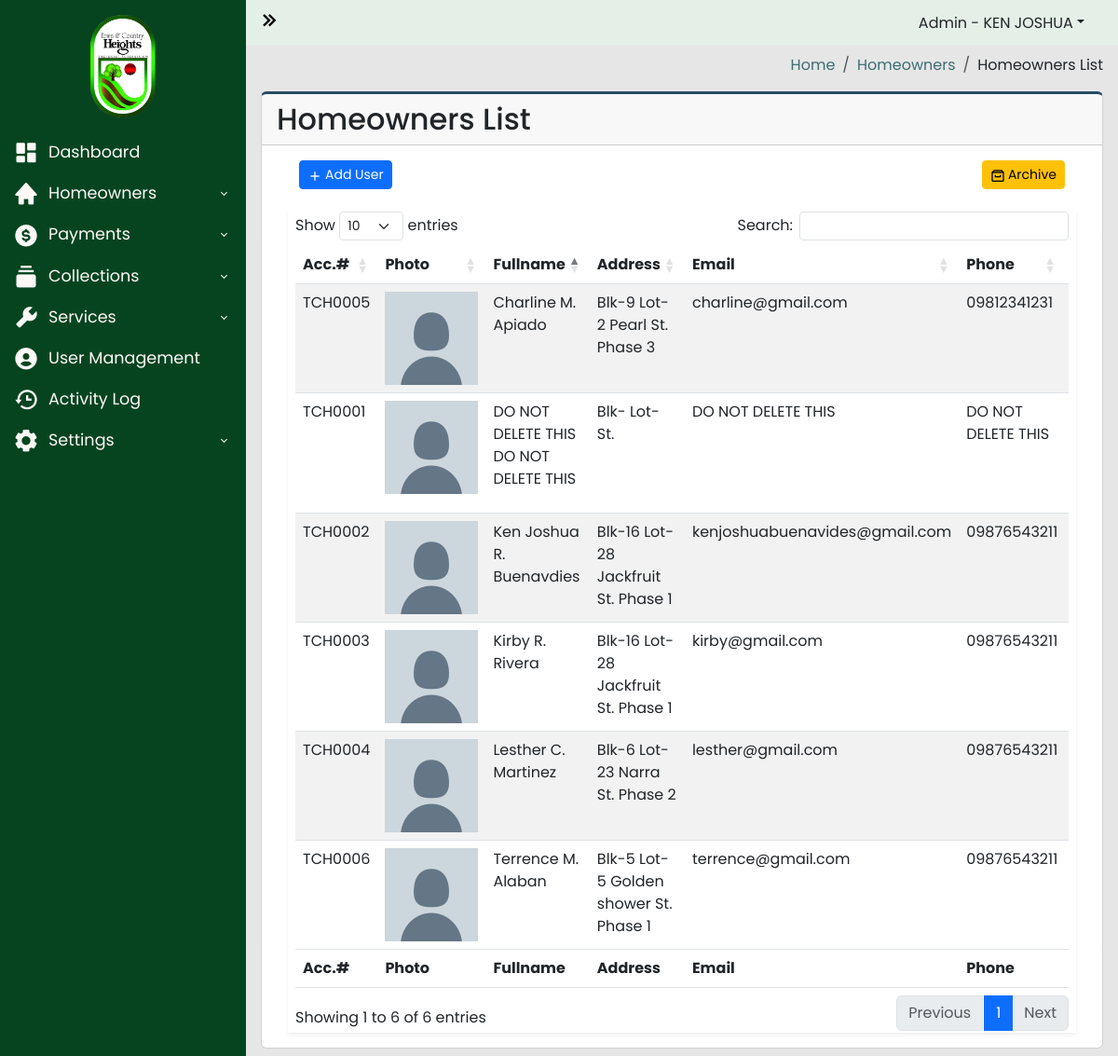
Before: /admin-panel/homeowners.php (signed in) with the older database file.
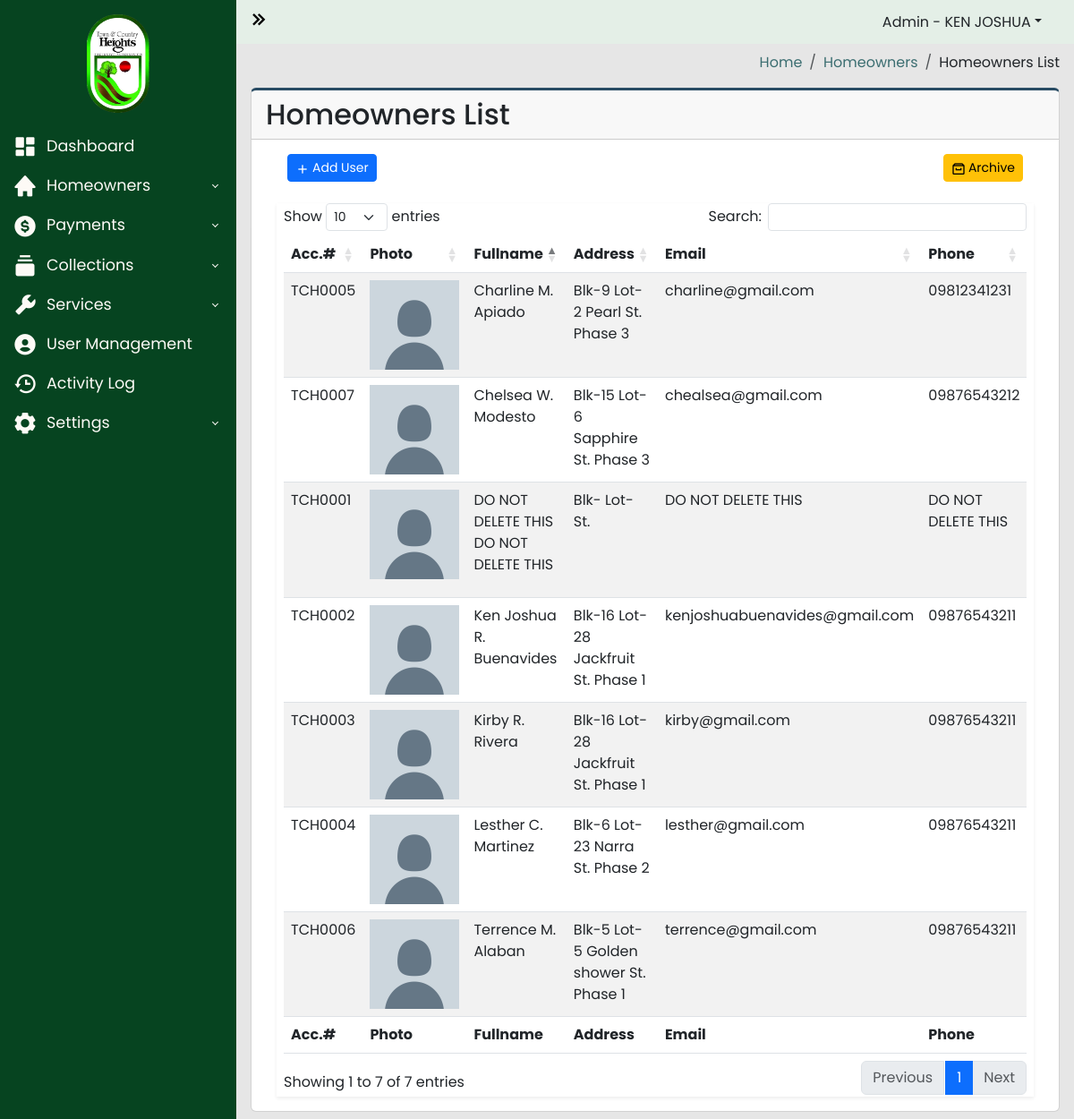
After: the same page with the newer database file.
### tables this page shows
CREATE TABLE `homeowners_users` (
  `id` int(100) NOT NULL,
  `account_number` varchar(100) NOT NULL,
  `username` varchar(100) NOT NULL,
  `password` varchar(100) NOT NULL,
  `firstname` varchar(100) NOT NULL,
  `lastname` varchar(100) NOT NULL,
  `middle_initial` varchar(100) NOT NULL,
  `email` varchar(100) NOT NULL,
  `phone_number` varchar(100) NOT NULL,
  `blk` varchar(100) NOT NULL,
  `lot` varchar(100) NOT NULL,
  `street` varchar(100) NOT NULL,
  `phase` varchar(100) NOT NULL,
  `status` varchar(100) NOT NULL,
  `position` varchar(255) NOT NULL,
  `date_created` datetime NOT NULL,
  `archive` varchar(255) NOT NULL DEFAULT 'ACTIVE',
  `token` varchar(255) NOT NULL
);

### admin-panel/homeowners.php (the view, shortened to what this page needs)
<?php
require_once("../includes/header.php");
?>
<?php
$server = new Server;
$server->adminAuthentication();
?>
<body>
	<div class="wrapper">
		<?php
		require_once("../includes/sidebar.php");
		?>
		<div class="main">
			<?php
			require_once("../includes/navbar.php");
			?>
			<main class="content px-3 py-2">
				<section class="content-header d-flex justify-content-end align-items-center mb-3">
					<ol class="breadcrumb mb-0">
						<li class="breadcrumb-item"><a href="#">Home</a></li>
						<li class="breadcrumb-item"><a href="#">Homeowners</a></li>
						<li class="breadcrumb-item">Homeowners List</li>
					</ol>
				</section>
				<div class="card card-border">
					<div class="card-header">
						<h2>Homeowners List</h2>
					</div>
					<div class="card-body">
						<div class="container-fluid">
							<section class="main-content">
								<div class="row">
									<div class="col-xs-12">
										<div class="box">
											<div class="header-box container-fluid  align-items-center">
												<div class="row">
													<div class="col">
														<a href="#addHomeowners" data-bs-toggle="modal" class="btn btn-primary btn-sm btn-flat"><i class='bx bx-plus bx-xs bx-tada-hover'></i>Add User</a>
													</div>
													<div class="col d-flex justify-content-end">
														<a href="../admin-panel/homeowners_archive_list.php" class="btn btn-warning btn-sm btn-flat"><i class='bx bx-archive bx-xs bx-tada-hover'></i>Archive</a>
													</div>
												</div>
											</div>
											<div class="body-box shadow-sm">
												<div class="table-responsive mx-2">
													<table id="homeownersTable" class="table table-striped" style="width:100%">
														<thead>
															<tr>
																<th width="5%">Acc.#</th>
																<th width="10%">Photo</th>
																<th width="20%">Fullname</th>
																<th width="30%">Address</th>
																<th width="10%">Email</th>
																<th width="10%">Phone</th>
																<th width="10%">Status</th>
															</tr>
														</thead>
														<tbody>
															<?php
															$ACTIVE = "ACTIVE";
															$query = "SELECT * FROM homeowners_users WHERE archive = :ACTIVE";
															$data = ["ACTIVE" => $ACTIVE];
															$connection = $server->openConn();
															$stmt = $connection->prepare($query);
															$stmt->execute($data);
															while ($result = $stmt->fetch()) {
																$account_number = $result['account_number'];
																$firstname = $result['firstname'];
																$lastname = $result['lastname'];
																$middle_initial = $result['middle_initial'];
																$blk = $result['blk'];
																$lot = $result['lot'];
																$street = $result['street'];
																$phase = $result['phase'];
																$email = $result['email'];
																$phone_number = $result['phone_number'];
															?>
																<tr>
																	<td><?php echo $account_number; ?></td>
																	<td>
																		<div class="profile-container"><img class="profile-image" src="../uploads/default-profile.png"></div>
																	</td>
																	<td>
																		<?php
																		echo $firstname . " " . $middle_initial . " " . $lastname . "</p>";
																		?>
																	</td>
																	<td><?php echo "Blk-" . $blk . " Lot-" . $lot . " " . $street . " St. " . $phase; ?></td>
																	<td><?php echo $email; ?></td>
																	<td><?php echo $phone_number; ?></td>
																	<td>
																	</td>
																</tr>
															<?php
															}
															?>
														</tbody>
														<tfoot>
															<tr>
																<th width="5%">Acc.#</th>
																<th width="10%">Photo</th>
																<th width="20%">Fullname</th>
																<th width="30%">Address</th>
																<th width="10%">Email</th>
																<th width="10%">Phone</th>
																<th width="10%">Status</th>
															</tr>
														</tfoot>
													</table>
												</div>
											</div>
										</div>
									</div>
								</div>
							</section>
						</div>
					</div>
				</div>
			</main>
		</div>
	</div>
	<?php
	include("../includes/footer.php");
	?>

### includes/header.php (shortened to what this page needs)
<!DOCTYPE html>
<html lang="en">
<head>
  <link href="https://cdn.jsdelivr.net/npm/bootstrap@5.3.2/dist/css/bootstrap.min.css" rel="stylesheet">
  <link rel="stylesheet" href="https://cdnjs.cloudflare.com/ajax/libs/twitter-bootstrap/5.3.0/css/bootstrap.min.css">
  <link rel="stylesheet" href="https://cdn.datatables.net/1.13.7/css/dataTables.bootstrap5.min.css">
  <link rel="stylesheet" type="text/css" href="https://cdn.jsdelivr.net/npm/daterangepicker/daterangepicker.css" />
  <link href="https://unpkg.com/boxicons@2.1.4/css/boxicons.min.css" rel="stylesheet" />
  <link rel="stylesheet" href="../styles/yearpicker.css" />
  <link rel="stylesheet" href="../styles/general.css">
  <link rel="stylesheet" href="../styles/admin-dashboard.css">
  <link rel="stylesheet" href="../styles/login.css">
  <link rel="stylesheet" href="../styles/signup.css">
</head>

### includes/sidebar.php (shortened to what this page needs)
<aside id="sidebar" class="">
  <div class="">
    <div class="sidebar-logo">
      <a href="../admin-panel/dashboard.php"><img class="logo-img" src="../img/logo.png" alt=""></a>
    </div>
    <ul class="sidebar-nav">
      <li class="sidebar-item">
        <div class="d-grid">
          <button class="btn dashboard-btn btn-sidebar btn-dashboard">
            <a href="../admin-panel/dashboard.php" class="sidebar-link "><i class="bx bxs-dashboard bx-tada-hover"></i>Dashboard</a>
          </button>
        </div>
      </li>
      <li class="sidebar-item">
        <div class="d-grid">
          <button class="btn btn-sidebar btn-dashboard-dropdown btn-homeowners">
            <a href="#" class="sidebar-link collapsed" type="button" data-bs-toggle="collapse" data-bs-target="#sidebar-dropdown-homeowners"><i class="bx bxs-home bx-tada-hover"></i>Homeowners</i></a>
          </button>
        </div>
      </li>
      <li class="sidebar-item">
        <div class="d-grid">
          <button class="btn btn-sidebar btn-dashboard-dropdown">
            <a href="#" class="sidebar-link collapsed sidebar-dropdown-btn" type="button" data-bs-toggle="collapse" data-bs-target="#sidebar-dropdown-payments"><i class="bx bxs-dollar-circle bx-tada-hover"></i>Payments</a>
          </button>
        </div>
      </li>
      <li class="sidebar-item">
        <div class="d-grid">
          <button class="btn btn-sidebar btn-dashboard-dropdown">
            <a href="#" class="sidebar-link collapsed sidebar-dropdown-btn" data-bs-toggle="collapse" data-bs-target="#sidebar-dropdown-collections"><i class="bx bxs-collection bx-tada-hover"></i>Collections</a>
          </button>
        </div>
      </li>
      <li class="sidebar-item">
        <div class="d-grid">
          <button class="btn btn-sidebar btn-dashboard-dropdown">
            <a href="#" class="sidebar-link collapsed sidebar-dropdown-btn" data-bs-toggle="collapse" data-bs-target="#sidebar-dropdown-services"><i class="bx bxs-wrench bx-tada-hover"></i>Services</a>
          </button>
        </div>
      </li>
      <li class="sidebar-item">
        <div class="d-grid">
          <button class="btn user-btn btn-sidebar btn-dashboard">
            <a href="../admin-panel/user.php" class="sidebar-link "><i class="bx bxs-user-circle bx-tada-hover"></i>User Management</a>
          </button>
        </div>
      </li>
      <li class="sidebar-item">
        <div class="d-grid">
          <button class="btn btn-sidebar btn-dashboard-dropdown">
            <a href="../admin-panel/activity-log.php" class="sidebar-link collapsed sidebar-dropdown-btn"><i class="bx bx-history bx-tada-hover"></i>Activity Log</a>
          </button>
        </div>
      </li>
      <li class="sidebar-item">
        <div class="d-grid">
          <button class="btn btn-sidebar btn-dashboard-dropdown">
            <a href="#" class="sidebar-link collapsed sidebar-dropdown-btn" data-bs-toggle="collapse" data-bs-target="#sidebar-dropdown-settings"><i class="bx bxs-cog bx-tada-hover"></i>Settings</a>
          </button>
        </div>
      </li>
    </ul>
  </div>
</aside>

### includes/navbar.php (shortened to what this page needs)
<nav class="navbar">
  <div class="container-fluid">
    <button id="sidebar-toggler-btn" type="button">
      <i id="chevron-right" class="bx bx-chevrons-right fs-3"></i>
    </button>
      <div class="nav-item dropdown me-4">
        <button  class="nav-link dropdown-toggle" role="button" data-bs-toggle="dropdown">Admin - <?php echo $_SESSION['firstname']; ?></button>
      </div>
  </div>
</nav>

### includes/footer.php (shortened to what this page needs)
</body>
</html>

### styles/yearpicker.css (style rules this page uses)
:root { --background-color: #fff; --border-color: #ccc; --text-color: #555; --selected-text-color: rgb(56, 241, 164); --hover-background-color: #eee; }

### styles/general.css (style rules this page uses)
* { padding: 0; margin: 0; box-sizing: border-box; font-family: Poppins, sans-serif; }

### styles/admin-dashboard.css (style rules this page uses)
* { padding: 0; margin: 0; box-sizing: border-box; font-family: Poppins, sans-serif; }
body { background-image: url("../img/town_and_country_heights.jpg"); background-size: cover; background-repeat: no-repeat; background-attachment: fixed; }
.content { margin-top: 50px; }
.wrapper { display: flex; align-items: stretch; width: 100%; overflow: hidden; min-height: 100vh; }
.main { background-color: #e6e6e6; margin-left: 264px; transition: 0.6s ease; }
#sidebar { position: fixed; top: 0; bottom: 0; max-width: 264px; min-width: 264px; background-color: #064420; transition: 0.6s ease; }
.main { display: flex; flex-direction: column; width: 100%; overflow: hidden; }
.navbar { left: 264px; right: 0; z-index: 100; position: fixed; background-color: #E4EFE7; transition: 0.6s ease; }
.sidebar-logo { margin: 1rem 2rem; display: flex; justify-content: center; }
.sidebar-logo a { text-decoration: none; color: #FAF1E6; font-size: 2rem; }
.logo-img { height: 110px; }
#sidebar-toggler-btn { border: none; background-color: transparent; }
.sidebar-nav { flex-grow: 1; list-style: none; padding-left: 0; }
.sidebar-link { text-decoration: none; font-size: 1.1rem; display: block; padding: 6px 12px; }
.bxs-dashboard, .bxs-home, .bxs-dollar-circle, .bxs-collection, .bxs-wrench, .bxs-user-circle, .bx-history, .bxs-cog, .bxs-archive, .bx-mail-send { margin-right: 10px; vertical-align: middle; font-size: 1.75rem; }
.sidebar-link, .bxs-dashboard { color: #FDFAF6; }
.sidebar-link[data-bs-toggle="collapse"]::after { border: solid; border-width: 0 .075rem .075rem 0; content: ""; display: inline-block; padding: 2px; position: absolute; right: 1.2rem; top: 1rem; transform: rotate(-135deg); transition: all .2s ease-out; }
.sidebar-link[data-bs-toggle="collapse"].collapsed::after { transform: rotate(45deg); transition: all .2s ease-out; }
.btn-dashboard, .btn-dashboard-dropdown { padding: 0px; text-align: left; position: relative; border: 2px solid transparent !important; }
h2 { margin: 0; }
.breadcrumb-item a { text-decoration: none; color: #3C6E71; }
.header-box { height: 55px; background-color: white; }
.bx-plus, .bx-refresh, .bx-archive { vertical-align: middle; margin-right: 3px; }
.body-box { background-color: white; }
.profile-image { height: 100px; width: 100px; object-fit: cover; }
.card-border { border-top: 3px solid #284B63 ; }

### styles/login.css (style rules this page uses)
* { font-family: 'Poppins', sans-serif; }

### styles/signup.css (style rules this page uses)
* { font-family: 'Poppins', sans-serif; }

Changed rows visible on the page:
changed homeowners_users "TCH0002": lastname "Buenavdies" → "Buenavides"
added homeowners_users: account_number "TCH0007", firstname "Chelsea", middle_initial "W.", lastname "Modesto", blk "15", lot "6", street "Sapphire", phase "Phase 3", email "chealsea@gmail.com", phone_number "09876543212"
Other visible differences:
text written by a page script: "Show entries Search: Showing 1 to 6 of 6 entries Previous 1 Next" → "Show entries Search: Showing 1 to 7 of 7 entries Previous 1 Next"
